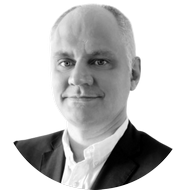
#> input picture site/assets/img/team/bruno-passos.png, 190 x 190 px
$ python -i build_data.py   (imports and definitions only)
#> lines starting #> are read from the running program, lines starting #| are printed output that depends on the picture
"""Normalize scraped brocap.com content (ref/*.json) into site/assets/js/data.js."""
import json, re, shutil, os, subprocess, unicodedata

MONTHS = ['january', 'february', 'march', 'april', 'may', 'june', 'july', 'august', 'september', 'october',
          'november', 'december']

NAME_FIX = {
  'BANCO DI CARIBE': 'Banco di Caribe',
  'BELIZE CREDITORS COMMITTEE': 'Belize Creditors Committee',
  'COLFIRE': 'Colonial Fire & General Insurance (COLFIRE)',
  'COMMONWEALTH OF PUERTO RICO - ERS': 'Puerto Rico Employees Retirement System',
  'Commonwealth of Puerto Rico – COFINA': 'Puerto Rico Sales Tax Financing Corp. (COFINA)',
  'CREDITO REAL USA': 'Crédito Real USA Finance',
  'FIP DOLOMITAS AND NI* VENTURES': 'FIP Dolomitas and NI* Ventures',
  'GFN': 'Grupo Financiero Nacional',
  'GLOBAL PACKAGING GROUP': 'Global Packaging Group',
  'GUARDIAN GROUP': 'Guardian Group',
  'KOHLER CO.': 'Kohler Co.',
  'MASSY': 'Massy',
  'OURONOVA': 'ouronova',
  'THE COMMITTEE OF CAP CANA BONDHOLDERS': 'Cap Cana Bondholders Committee',
  'TRINIDAD PETROLEUM HOLDINGS LIMITED– PETROTRIN': 'Trinidad Petroleum Holdings (Petrotrin)',
  'UNICURITIBA': 'UniCuritiba',
  'Ansa McAl': 'ANSA McAL',
  'Province of Buenos Aires Committee': 'Province of Buenos Aires',
  'Province of Cordoba Creditors Committee': 'Province of Córdoba',
  'Ecuador Creditors Committee': 'Republic of Ecuador',
  'Indura Beach & Golf Resort (Phase I)': 'Indura Beach & Golf Resort (Phase I)',
  'Instacredit Debt Raise': 'Instacredit',
  'Latin American Agribusiness Development Corp. ("LAAD")': 'Latin American Agribusiness Development Corp.',
}

COUNTRY_FIX = {
  'Trinidad': 'Trinidad & Tobago', 'Trinidad and Tobago': 'Trinidad & Tobago', 'USA': 'United States',
  'Panamá': 'Panama', 'Curacao and Dutch Caribbean': 'Curaçao', 'Government of Belize': 'Belize',
  'Trinidad, Barbados, Jamaica': 'Trinidad, Barbados & Jamaica', 'Trinidad & Tobago and Barbados':
  'Trinidad & Tobago, Barbados',
}

REGIONS = {
  'Brazil': ['Brazil'],
  'Mexico': ['Mexico'],
  'South America': ['Argentina', 'Colombia', 'Ecuador', 'Peru', 'Bolivia'],
  'Central America': ['Costa Rica', 'El Salvador', 'Guatemala', 'Honduras', 'Panama', 'Belize'],
  'Caribbean': ['Trinidad & Tobago', 'Dominican Republic', 'Puerto Rico', 'Barbados', 'Jamaica', 'Grenada',
                'Curaçao', 'Antigua', 'St. Lucia', 'Haiti', 'Bahamas', 'St. Kitts & Nevis', 'Caribbean',
                'Trinidad, Barbados & Jamaica', 'Trinidad & Tobago, Barbados'],
  'U.S. & Europe': ['United States', 'Spain', 'Switzerland'],
}
REGION_OF = {c: r for r, cs in REGIONS.items() for c in cs}

SECTORS = [
  ('Sovereign & Public', r'sovereign|municipal|province'),
  ('Financial Services', r'financ|bank|insurance|transatlantic'),
  ('Energy & Natural Resources', r'oil|energy|mining|bioenergy|pulp'),
  ('Infrastructure & Logistics', r'logistic|transport|maritime|port|infrastructure|parking'),
  ('Technology, Media & Telecom', r'tech|software|telecom|broadband|cable|media|publishing|broadcast|printing|office'),
  ('Industrials & Chemicals', r'industr|chemical|agrochem|cement|construction|packaging|manufactur|automotive|'
                              r'environment|conglomerate'),
  ('Consumer, Health & Education', r'pharma|health|retail|beverage|beer|consumer|education|hospitality|real estate|'
                                    r'agribusiness'),
]

PRACTICES = {
  'ma': 'Mergers & Acquisitions',
  'restructuring': 'Financial Restructuring',
  'placements': 'Capital Raising',
  'valuations': 'Valuations & Fairness Opinions',
}

ACRONYMS = {'AGS', 'ERS', 'COFINA', 'TPHL', 'FMO', 'DEG', 'ANSA', 'USA', 'VIX', 'S.A.', 'II'}
SMALL = {'a', 'an', 'and', 'as', 'at', 'by', 'for', 'in', 'of', 'on', 'or', 'the', 'to', 'with', 'di'}
WORD_FIX = {'Mcal': 'McAL', 'Ouronova': 'ouronova', 'Broadspan': 'BroadSpan', "Brazil'S": "Brazil's",
            "Salvador'S": "Salvador's", "Rica'S": "Rica's", "Argentina'S": "Argentina's", "France'S": "France's",
            'Tphl’S': 'TPHL’s', 'Aires’': 'Aires’', 'Belize’S': 'Belize’s', 'Brazil’S': 'Brazil’s', 'Latam': 'LatAm',
            'Province’S': 'Province’s', 'A.r.': 'A.R.', 'Court-appointed': 'Court-Appointed',
            'Colfire': 'COLFIRE', 'Tphl’s': 'TPHL’s', 'Cordoba': 'Córdoba', 'Negrao': 'Negrão', 'Quimicas': 'Químicas'}


# [52 lines left out: functions title_case, parse_date, parse_value, sector_group, not called in this run]


FLAGS = {
  'Brazil': 'br', 'Trinidad & Tobago': 'tt', 'Dominican Republic': 'do', 'United States': 'us', 'Mexico': 'mx',
  'Colombia': 'co', 'Belize': 'bz', 'Puerto Rico': 'pr', 'Barbados': 'bb', 'Costa Rica': 'cr', 'Spain': 'es',
  'Argentina': 'ar', 'El Salvador': 'sv', 'Curaçao': 'cw', 'Panama': 'pa', 'Jamaica': 'jm', 'Grenada': 'gd',
  'Guatemala': 'gt', 'Antigua': 'ag', 'St. Lucia': 'lc', 'Haiti': 'ht', 'Bahamas': 'bs', 'Honduras': 'hn', 'Peru': 'pe',
  'Ecuador': 'ec', 'Switzerland': 'ch', 'St. Kitts & Nevis': 'kn', 'Bolivia': 'bo',
  'Trinidad, Barbados & Jamaica': 'tt bb jm', 'Trinidad & Tobago, Barbados': 'tt bb',
}

# Sharper Wikimedia Commons artwork for deals whose brocap.com logo is too small; coats of arms are rasterized.
LOGO_OVERRIDE = {
  'Bancolombia': 'bancolombia', 'Republic of Ecuador': 'ecuador', 'Province of Buenos Aires': 'buenos-aires',
  'Province of Córdoba': 'cordoba', 'Puerto Rico Employees Retirement System': 'puerto-rico',
  'Puerto Rico Sales Tax Financing Corp. (COFINA)': 'puerto-rico', 'Zurich Insurance Group': 'zurich',
  'EOG Resources': 'eog', 'Kohler Co.': 'kohler', 'Sandals Resort': 'sandals', 'Belize Creditors Committee': 'belize',
  'Banco Sabadell': 'sabadell', 'Nortel Networks': 'nortel', 'SNC Lavalin': 'snc-lavalin',
  "The Grenada Creditor's Committee": 'grenada', 'Grenada Creditors Committee': 'grenada',
}
RASTERIZE = {'ecuador', 'buenos-aires', 'cordoba', 'puerto-rico', 'belize', 'grenada'}

# brocap.com "logos" that are only typed names; rendered as text instead.
TEXT_LOGOS = {'Pica de Hule Natural, S.A.', 'Caribbean Project Acquisition, LLC', 'Ático Florestal FIP',
              'Benoit, Wallerius, FASA', 'HNB Acquisition Corp.'}

FEATURED = [
  ('Republic of Ecuador', 'Advising the Ecuador Steering Committee', 'on the restructuring of Ecuador’s sovereign debt',
   'Co-Financial Advisor'),
  ('Bancolombia', 'Advising Bancolombia', 'on the settlement of the obligations of ATN3, a subsidiary of Abengoa Perú',
   'Exclusive Financial Advisor'),
  ('Province of Buenos Aires', 'Advising the Bondholder Steering Committee',
   'on the restructuring of the Province of Buenos Aires’ external debt', 'Financial Advisor'),
  ('EOG Resources', 'Advising EOG Resources', 'on the sale of its equity interests in two Caribbean ammonia plants',
   'Financial Advisor'),
  ('Puerto Rico Employees Retirement System', 'Advising the UBS Puerto Rico Family of Funds',
   'on the restructuring of the Employees Retirement System’s debt', 'Exclusive Financial Advisor'),
  ('Banco Sabadell', 'Advising Banco Sabadell', 'on its acquisition of Mellon United National Bank from BNY Mellon',
   'Exclusive Financial Advisor'),
  ('Sandals Resort', 'Advising Sandals Resorts', 'on the sale of Grand Pineapple Beach Antigua to Elite Island Resorts',
   'Exclusive Financial Advisor'),
]


def trim_logo(src, dst):
  """Crops near-white margins so logos of different source sizes render at a consistent visual weight."""
#> called with src = '../site/assets/img/team/bruno-passos.png', dst = 'out.png'
  from PIL import Image, ImageChops
  im = Image.open(src).convert('RGBA')
#> im is the input picture: PIL image 190x190 RGBA; mean R, G, B, A 129.1, 129.1, 129.1, 115.5
  flat = Image.new('RGBA', im.size, (255, 255, 255, 255))
#> flat: PIL image 190x190 RGBA; every value is 255
  flat.alpha_composite(im)
  diff = ImageChops.difference(flat.convert('RGB'), Image.new('RGB', im.size, (255, 255, 255)))
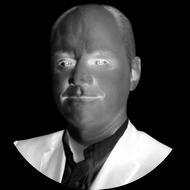
#> diff: PIL image 190x190 RGB; min 0, max 255, mean 56.5
  bbox = diff.point(lambda p: 255 if p > 24 else 0).getbbox()
#> bbox = (13, 4, 173, 190)
  if bbox:
    flat = flat.crop(bbox)
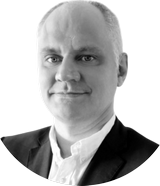
#> flat: PIL image 160x186 RGBA; mean R, G, B, A 186.5, 186.5, 186.5, 255
  flat.convert('RGB').save(dst, quality=92)


# [70 lines left out: functions logo_for, deals, news, not called in this run]


RANK = ['Chairman', 'Senior Managing Director', 'Managing Director', 'Board Member', 'Director', 'Vice President',
        'Associate', 'Analyst', 'Senior Advisor']
EXEC_COMMITTEE = {'Michael L. Gerrard', 'Leonardo Antunes', 'Noah Kessler'}
BOARD = EXEC_COMMITTEE | {'Gonzalo Valdes-Fauli', 'Timothy Davis'}


# [61 lines left out: functions team, research, main, not called in this run]


# [1 line not run here, left out]

>>> result = trim_logo('../site/assets/img/team/bruno-passos.png', 'out.png')

$ run again, on site/assets/img/team/gonzalo-valdes-fauli.png
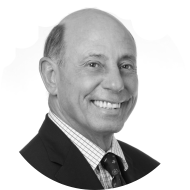
#> input picture site/assets/img/team/gonzalo-valdes-fauli.png, 190 x 190 px
#> in trim_logo, `diff = ImageChops.difference(flat.convert('RGB'), Image.new('RGB', im...`:
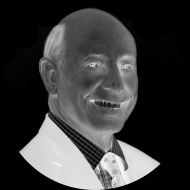
#> diff: PIL image 190x190 RGB; min 0, max 247, mean 57.3
#> bbox = (19, 8, 161, 190)
#> in trim_logo, `flat = flat.crop(bbox)`:
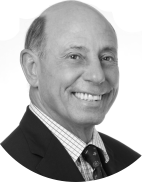
#> flat: PIL image 142x182 RGBA; mean R, G, B, A 175, 175, 175, 255

$ run again, on site/assets/img/team/hugo-von-zeschau.png
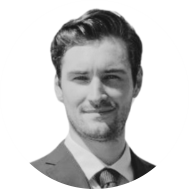
#> input picture site/assets/img/team/hugo-von-zeschau.png, 189 x 189 px
#> in trim_logo, im is the input picture: PIL image 189x189 RGBA; mean R, G, B, A 203.9, 203.9, 203.9, 200.3
#> in trim_logo, `diff = ImageChops.difference(flat.convert('RGB'), Image.new('RGB', im...`:
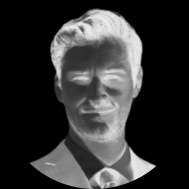
#> diff: PIL image 189x189 RGB; mean R, G, B 50.5, 50.5, 50.5
#> bbox = (30, 8, 156, 189)
#> in trim_logo, `flat = flat.crop(bbox)`:
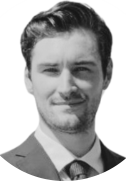
#> flat: PIL image 126x181 RGBA; mean R, G, B, A 176, 176, 176, 255

$ run again, on site/assets/img/team/juan-r-dib.png
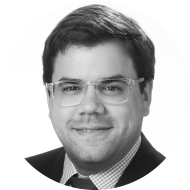
#> input picture site/assets/img/team/juan-r-dib.png, 190 x 190 px
#> in trim_logo, `diff = ImageChops.difference(flat.convert('RGB'), Image.new('RGB', im...`:
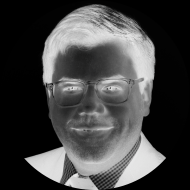
#> diff: PIL image 190x190 RGB; mean R, G, B 66.8, 66.9, 66.9
#> bbox = (24, 4, 166, 190)
#> in trim_logo, `flat = flat.crop(bbox)`:
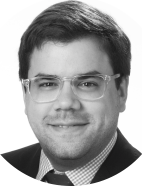
#> flat: PIL image 142x186 RGBA; mean R, G, B, A 163.8, 163.8, 163.8, 255
